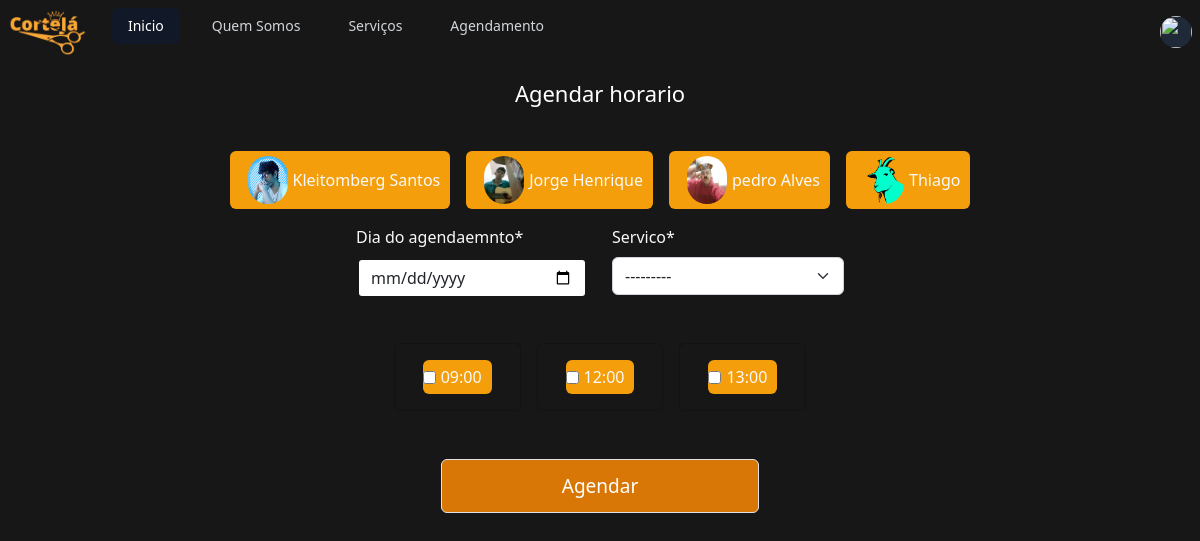
The app's page /agendamentos/criar with its own data.
### core/models.py (models this page shows, shortened)
class Base(models.Model):
    class Meta:
        abstract = True
    criado = models.DateField('Data de criação', auto_now_add=True)
    modificado = models.DateField('Data de modificação', auto_now=True)
    ativo = models.BooleanField('Ativo?', default=True)

class Profissional(Base):
    nome = models.CharField('Cabelereiro', max_length=255)
    foto = models.ImageField('foto', upload_to="imgs/profile_user", blank=True, null=True, help_text='Foto de perfil')

class Horarios(Base):
    dia = models.DateField('Dia')
    horario = models.TimeField('Horario')

### core/views.py (the view, shortened to what this page needs)
# urls.py: path('agendamentos/criar', CriarAgendamento.as_view(), name='criar_agendamentos'),
class CriarAgendamento(LoginRequiredMixin, CreateView):
      template_name = 'agendamentos/create.html'
      form_class = AgendamentoForm
      success_url = reverse_lazy('index')
      login_url = reverse_lazy('account_login')
      def get_context_data(self, *args, **kwargs):
        context = super().get_context_data(*args, **kwargs)
        context['funcionarios'] = Profissional.objects.all()
        context['horariosM'] = Horarios.objects.all()[:5]
        context['horariosT'] = Horarios.objects.all()[5:]
        context['horariosT'] = Horarios.objects.all()[5:]
        context['show_modal'] = True
        agenda = Agenda.objects.get(funcionario=1)
        horarios = agenda.horarios.all().filter(ativo=True)
        context['horarios'] = horarios
        return context

### core/forms.py
class AgendamentoForm(forms.ModelForm):
    class Meta:
        model = Agendamento
        fields = ['servico', 'funcionario', 'dia','hora']
    def __init__(self, *args, **kwargs):
            super().__init__(*args, **kwargs)
            self.fields['dia'] = forms.DateField(label='Dia do agendaemnto', widget=forms.widgets.DateInput(attrs={'type': 'date',}))

### core/models.py (called while the page is built)
    def __str__(self):
        return self.nome

### core/templates/agendamentos/create.html (shortened to what this page needs)
{% extends '../base.html' %}
{% load static %}
{% load crispy_forms_tags %}
{% block content %}
<div class="container">
<h2 class="hh2 mt-3 text-center"> Agendar horario</h2>
<form method="post" class="my-class text-light">
    <div class="row justify-content-md-center">
     <div class="form-group col-md-auto mb-3 text-center">
        <div class="d-flex gap-3 text-center rolagem">
        {% for f in funcionarios%}
            <div value="{{f.id}}"  id="div_f{{f.id}}" class="bg-amber-500 d-flex  funcionarios rounded-md">
            {% if f.foto %}
            <div class="flex -space-x-2 overflow-hidden">
            <img class="inline-block h-10 w-10 rounded-full foto-url" src="{{f.foto.url}}" alt="">
            </div>
            {% else %}
            vazio
             {% endif %}
            <label for="{{f.nome}}">{{f.nome}}</label>
            </div>
        {% empty%}
        <p>Nenhum funcionario disponivel</p>
        {% endfor%}
    </div>
</div>
   </div>
   <div class="row  justify-content-md-center">
    <div class="form-group col-md-3 ">
        {{ form.dia|as_crispy_field }}
    </div>
    <div class="form-group col-md-3 mb-3">
        {{ form.servico|as_crispy_field }}
    </div>
</div>
<div class="row justify-content-md-center gap-3 mb-3 p-3">
    {% for h in horarios %}
    <div class="card bg-none col-md-auto text-center hh">
        <div class="card-body bg-none text-darkhh">
            <div value=" {{h.horario}}"  id="" class="bg-amber-500 d-flex  funcionarios rounded-md">
            <input name="horarios" id="{{h.id}}" class=" text-dark" type="checkbox" placeholder="{{h.horario}}" value=" {{h.id}}" >
            {{h.horario}}
        </div>
    </div>
</div>
    {% empty%}
    <p>Nenhum horario disponivel</p>
    {% endfor%}
</div>
<div>
    <div class="row mt-3 justify-content-md-center">
        <div class="form-group col-md-4 mb-3">
<button name="logar" value="logar" type="submit" class=" entrar group relative w-full flex justify-center py-3 px-4 border border-transparent text-sm font-medium rounded-md text-white bg-amber-600 hover:bg-amber-700 focus:outline-none focus:ring-2 focus:ring-offset-2 focus:ring-indigo-500">
      <span class="absolute left-0 inset-y-0 flex items-center pl-3">
        </span>
        Agendar
      </button>
    </div>
    </div>
</div>
</form>
</div>
<script src="https://cdn.tailwindcss.com"></script>
{% endblock %}

### core/static/css/style.css (style rules this page uses)
div.q p,h2 { color: #fff !important; }

### core/static/css/style1.css (style rules this page uses)
body { --tw-bg-opacity: 1; }
input { border: 3px solid transparent !important; }
button.entrar, button.cadastrar { font-size: 19px; }
.h-10 { height: 3rem !important; }
h2.hh2 { font-size: 22px; margin-bottom: 45px; }
div.funcionarios { cursor: pointer; align-items: center; justify-content: center; padding-top: 5px; padding-bottom: 5px; padding-right: 10px; gap: 5px; }
div.card-body,div.card.hh { background-color: transparent !important; }

### records on screen
Profissional: {{ f.id }} 1 (drawn), foto (picture), nome "Kleitomberg Santos"
Profissional: {{ f.id }} 2 (drawn), foto (picture), nome "Jorge Henrique"
Profissional: {{ f.id }} 3 (drawn), foto (picture), nome "pedro Alves"
Profissional: {{ f.id }} 4 (drawn), foto (picture), nome "Thiago"
Horarios: horario "09:00"
Horarios: horario "12:00"
Horarios: horario "13:00"
